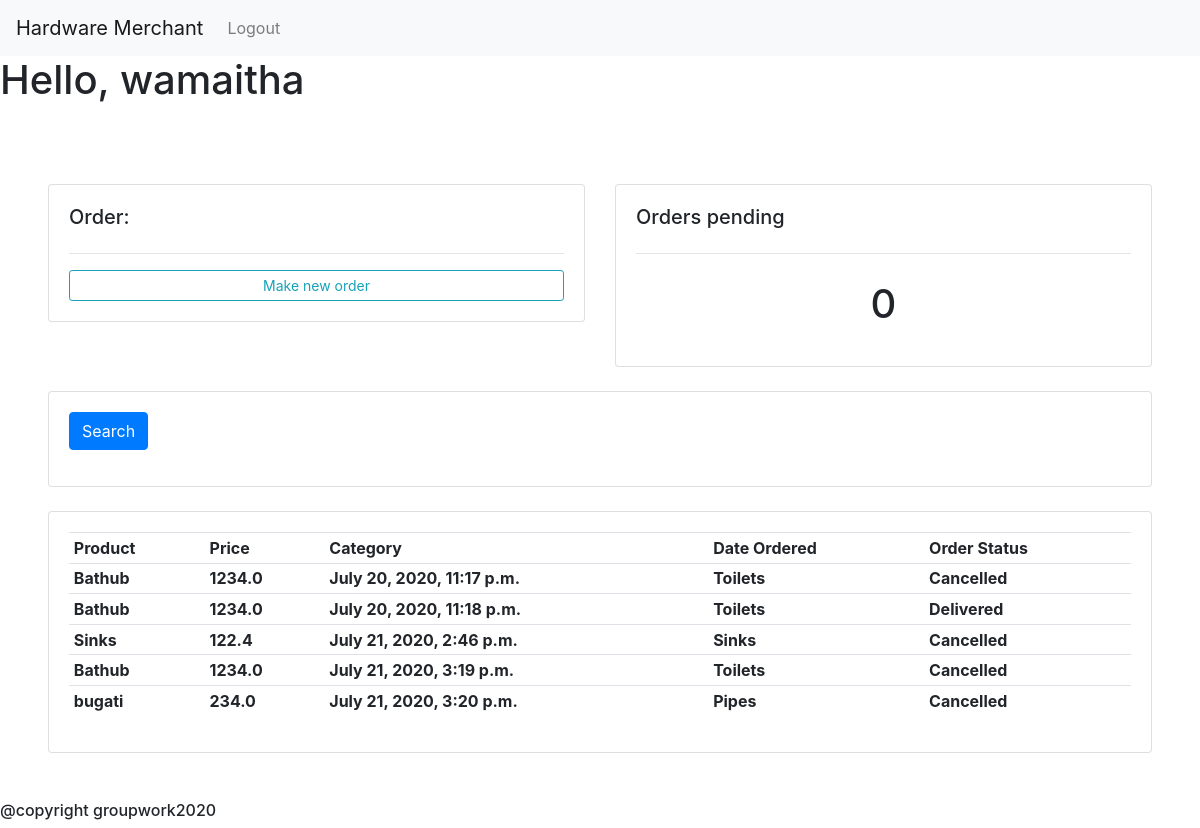
The page /customer/Jane/ (signed in) on the database its author committed.
### main/models.py (models this page shows, shortened)
class Order(models.Model):
    STATUS =(
                ('Pending', 'Pending'),
                ('Cancelled', 'Cancelled'),
                ('Delivered', 'Delivered'),
            )
    customer = models.ForeignKey(Customer, null=True, on_delete = models.SET_NULL)
    product =models.ForeignKey(Product, null=True, on_delete = models.SET_NULL)
    status =models.CharField(max_length=200, null=True, choices=STATUS)
    date_created=models.DateTimeField(auto_now_add=True,  null=True)

class Product(models.Model):
    CATEGORY = (
                    ('Sinks', 'Sinks'),
                    ('Pipes', 'Pipes'),
                    ('Toilets', 'Toilets'),
                )
    name=models.CharField(max_length=200, null=True)
    price=models.FloatField(max_length=200, null=True)
    category=models.CharField(max_length=200, null=True,choices=CATEGORY)
    description=models.CharField(max_length=200, null=True, blank=True)
    date_created=models.DateTimeField(auto_now_add=True,  null=True)
    image_url = models.CharField(max_length=200, null=True,default='https://upload.wikimedia.org/wikipedia/commons/8/89/Portrait_Placeholder.png' )
    stock_number = models.IntegerField(null=True, default=0)

### main/views.py (the view)
# urls.py: path("customer/<slug:username>/", views.customer, name='user'),
@login_required(login_url='main:login')
def customer(request, username):
    username = Customer.objects.get(name=username)
    orders = username.order_set.all()
    orders_pending = orders.filter(status='Pending').count()
    context = {
        'username': username,
        'orders': orders,
        'orders_pending': orders_pending
    }
    return render(request, 'main/orders.html', context)

### main/models.py (called while the page is built)
    def __str__(self):
        return self.name

### main/templates/main/orders.html
{% extends 'main/base.html' %}
{% block content%}
	<br>
<div style="margin: 1%; padding: 3%">
<div class="row" >
	<div class="col-md">
		<div class="card card-body">
			<h5>Order:</h5>
			<hr>
			<a class="btn btn-outline-info  btn-sm btn-block" href="{% url 'main:createorder' username %}">Make new order</a>
		</div>
	</div>
	<div class="col-md">
		<div class="card card-body">
			<h5>Orders pending</h5>
			<hr>
			<h1 style="text-align: center;padding: 10px">{{ orders_pending }}</h1>
		</div>
	</div>
</div>
<br>
<div class="row">
	<div class="col">
		<div class="card card-body">
			<form method="get">
		    <button class="btn btn-primary" type="submit">Search</button>
		  </form>
		</div>
	</div>
</div>
<br>
      <div class="row">
        <div class="col-md">
            <div class="card card-body">
                <table class="table table-sm">
                    <tr>
                        <th>Product</th>
                        <th>Price</th>
                        <th>Category</th>
                        <th>Date Ordered</th>
                        <th>Order Status</th>
                    </tr>
                      {% for order in orders %}
                    <tr>
                        <th>  {{order.product.name}}</th>
                        <th>  {{order.product.price}}</th>
                        <th>  {{order.date_created}}</th>
                        <th>  {{order.product.category}}</th>
                        <th>  {{order.status}}</th>
                    </tr>
                    {% endfor %}
                </table>
            </div>
        </div>
    </div>
</div>
{% endblock %}

### main/templates/main/base.html (shortened to what this page needs)
{% load static %}
<html lang="en">
  <head>
    <link rel="stylesheet" href="https://stackpath.bootstrapcdn.com/bootstrap/4.5.0/css/bootstrap.min.css">
  </head>
  <body>
    <nav class="navbar navbar-expand-lg navbar-light bg-light">
  <a class="navbar-brand" href="#"> Hardware Merchant</a>
  <div class="collapse navbar-collapse" id="navbarNav">
    <ul class="navbar-nav">
      <li class="nav-item">
        <a class="nav-link" href="{% url 'main:logout' %}">Logout</a>
      </li>
    </ul>
  </div>
</nav>
            <h1 class="user">Hello, {{request.user}}</h1>
    {% block content %}
    {% endblock %}
    <h6>@copyright groupwork2020</h6>
  </body>
</html>

### rows shown on the page
Order: product.name "Bathub", product.price "1234.0", date_created "July 20, 2020, 11:17 p.m.", product.category "Toilets", status "Cancelled"
Order: product.name "Bathub", product.price "1234.0", date_created "July 20, 2020, 11:18 p.m.", product.category "Toilets", status "Delivered"
Order: product.name "Sinks", product.price "122.4", date_created "July 21, 2020, 2:46 p.m.", product.category "Sinks", status "Cancelled"
Order: product.name "Bathub", product.price "1234.0", date_created "July 21, 2020, 3:19 p.m.", product.category "Toilets", status "Cancelled"
Order: product.name "bugati", product.price "234.0", date_created "July 21, 2020, 3:20 p.m.", product.category "Pipes", status "Cancelled"

### other values the page prints
{{ request.user }} "wamaitha"
{{ orders_pending }} "0"
